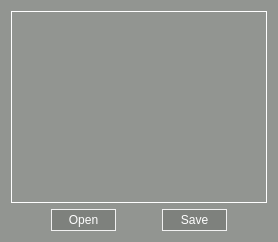
                <widget class="QWidget" name="tabNotesCrypto">
                 <property name="enabled">
                  <bool>true</bool>
                 </property>
                 <property name="styleSheet">
                  <string notr="true">QWidget {
	color: rgb(241, 241, 241);
	background-color:rgb(146, 149, 145);
}
</string>
                 </property>
                 <attribute name="title">
                  <string>Notes</string>
                 </attribute>
                 <layout class="QVBoxLayout" name="verticalLayout_22">
                  <item>
                   <widget class="QPlainTextEdit" name="textEditNotesCrypto">
                    <property name="sizePolicy">
                     <sizepolicy hsizetype="Preferred" vsizetype="Expanding">
                      <horstretch>0</horstretch>
                      <verstretch>0</verstretch>
                     </sizepolicy>
                    </property>
                    <property name="focusPolicy">
                     <enum>Qt::ClickFocus</enum>
                    </property>
                    <property name="styleSheet">
                     <string notr="true">QPlainTextEdit {
	border:1px solid white;
}</string>
                    </property>
                   </widget>
                  </item>
                  <item>
                   <layout class="QHBoxLayout" name="horizontalLayoutCrypto">
                    <item>
                     <spacer name="notesBtnSpaces2Crypto">
                      <property name="orientation">
                       <enum>Qt::Horizontal</enum>
                      </property>
                      <property name="sizeType">
                       <enum>QSizePolicy::Fixed</enum>
                      </property>
                      <property name="sizeHint" stdset="0">
                       <size>
                        <width>40</width>
                        <height>20</height>
                       </size>
                      </property>
                     </spacer>
                    </item>
                    <item>
                     <widget class="QPushButton" name="btnOpenNotesCrypto">
                      <property name="sizePolicy">
                       <sizepolicy hsizetype="Preferred" vsizetype="Preferred">
                        <horstretch>0</horstretch>
                        <verstretch>0</verstretch>
                       </sizepolicy>
                      </property>
                      <property name="styleSheet">
                       <string notr="true">QPushButton {
	color:white;
	background-color: rgb(126, 129, 125);
	border: 1px groove rgb(241, 241, 241);
	padding: 3px;
}

QPushButton:hover {
	background-color: white;
	color: rgb(146, 149, 145);
}</string>
                      </property>
                      <property name="text">
                       <string>Open</string>
                      </property>
                     </widget>
                    </item>
                    <item>
                     <spacer name="notesBtnSpaces1Crypto">
                      <property name="orientation">
                       <enum>Qt::Horizontal</enum>
                      </property>
                      <property name="sizeType">
                       <enum>QSizePolicy::Fixed</enum>
                      </property>
                      <property name="sizeHint" stdset="0">
                       <size>
                        <width>40</width>
                        <height>20</height>
                       </size>
                      </property>
                     </spacer>
                    </item>
                    <item>
                     <widget class="QPushButton" name="btnSaveNotesCrypto">
                      <property name="sizePolicy">
                       <sizepolicy hsizetype="Preferred" vsizetype="Preferred">
                        <horstretch>0</horstretch>
                        <verstretch>0</verstretch>
                       </sizepolicy>
                      </property>
                      <property name="styleSheet">
                       <string notr="true">QPushButton {
	color:white;
	background-color: rgb(126, 129, 125);
	border: 1px groove rgb(241, 241, 241);
	padding: 3px;
}

QPushButton:hover {
	background-color: white;
	color: rgb(146, 149, 145);
}</string>
                      </property>
                      <property name="text">
                       <string>Save</string>
                      </property>
                      <property name="autoDefault">
                       <bool>false</bool>
                      </property>
                      <property name="default">
                       <bool>false</bool>
                      </property>
                      <property name="flat">
                       <bool>false</bool>
                      </property>
                     </widget>
                    </item>
                    <item>
                     <spacer name="notesBtnSpaces3Crypto">
                      <property name="orientation">
                       <enum>Qt::Horizontal</enum>
                      </property>
                      <property name="sizeType">
                       <enum>QSizePolicy::Fixed</enum>
                      </property>
                      <property name="sizeHint" stdset="0">
                       <size>
                        <width>40</width>
                        <height>20</height>
                       </size>
                      </property>
                     </spacer>
                    </item>
                   </layout>
                  </item>
                 </layout>
                </widget>
